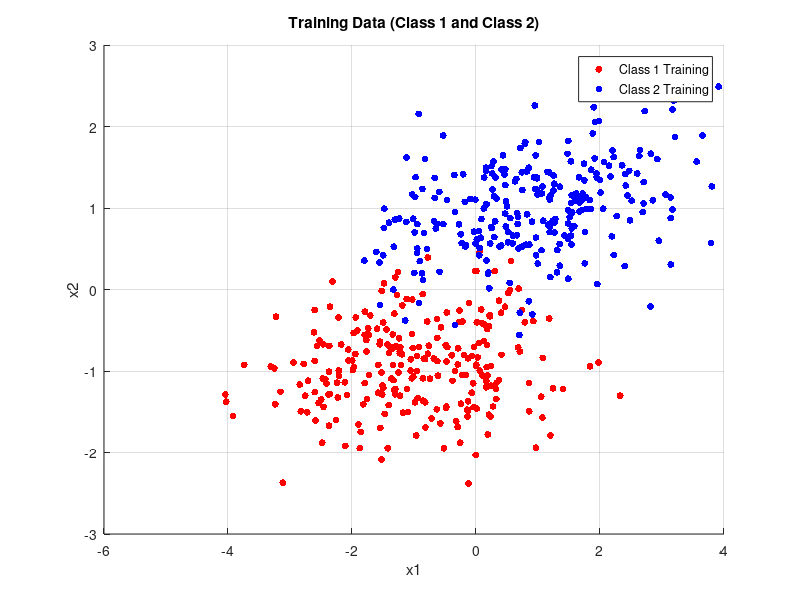
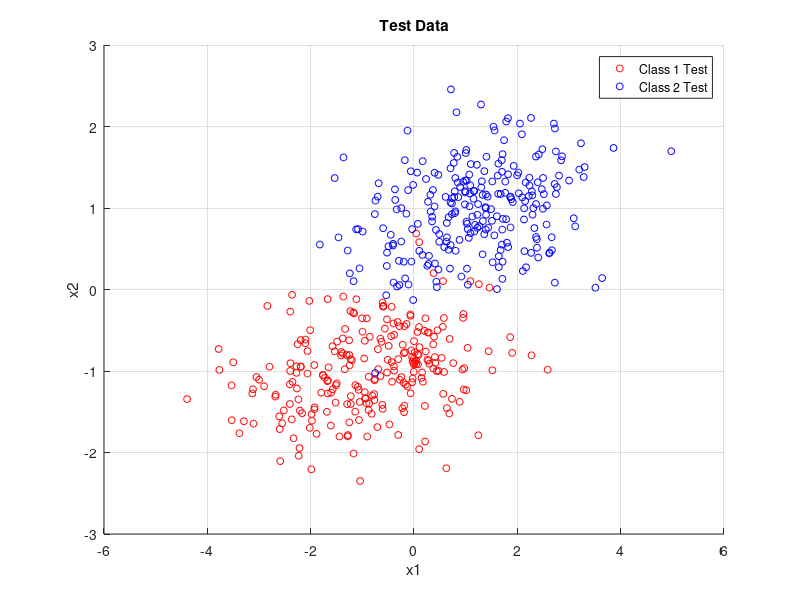
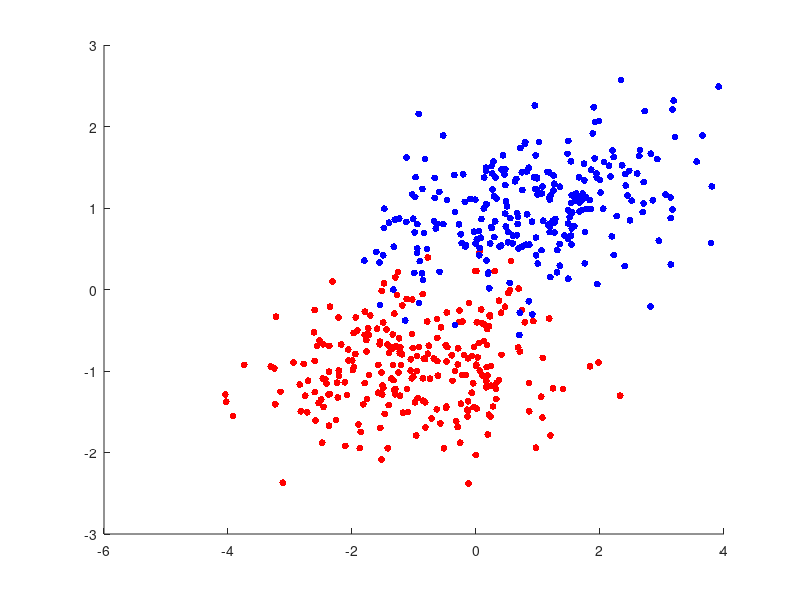

Source code (MATLAB) for these figures, in order: (Note: this script raises an error after producing the figures.)
clear; clc; close all;

%% Question 3 %% Minimum error-rate classifier
rng(55)  % For reproducibility

% Mean vectors of classes
mu1     = [-1, -1]';
mu2     = [1, 1]';

% Covarience matrix 
sigma   = [1.4 .2; .2 .28];

% Generate sets
omega1  = mvnrnd(mu1,sigma,500);
omega2  = mvnrnd(mu2,sigma,500);


% Randomly select 250 indices for training
indices1     = randperm(500, 250); % Randomly select 250 indices from 1 to 500
indices2     = randperm(500, 250); % For omega2 as well

% Split train-test sets using the random indices
omega1_train = omega1(indices1, :);
omega1_test  = omega1(setdiff(1:500, indices1), :); % Remaining points for testing
omega2_train = omega2(indices2, :);
omega2_test  = omega2(setdiff(1:500, indices2), :);

% Create a new figure for the plot
figure;

% Plot training data
scatter(omega1_train(:,1), omega1_train(:,2), 25, 'r', 'filled'); % Class 1 training data
hold on;
scatter(omega2_train(:,1), omega2_train(:,2), 25, 'b', 'filled'); % Class 2 training data
hold off;
title('Training Data (Class 1 and Class 2)');
xlabel('x1');
ylabel('x2');
legend('Class 1 Training', 'Class 2 Training');
grid on;

% Plot test data
figure;
scatter(omega1_test(:,1), omega1_test(:,2), 25, 'r', 'o'); % Class 1 test data
hold on
scatter(omega2_test(:,1), omega2_test(:,2), 25, 'b', 'o'); % Class 2 test data
hold off

title('Test Data');
xlabel('x1');
ylabel('x2');
legend( 'Class 1 Test', 'Class 2 Test');
grid on;


% Decision boundary from eq REFF 
n   = (mu1 - mu2)'; % normal of the boundary line
x0  = (mu1 + mu2)/2; 

% Decision boundary function
decision_boundary  = @(x1, x2) n * inv(sigma) * ([x1; x2] - x0);

% Classification and Error Calculation for Train Data
train_data           = [omega1_train; omega2_train];
train_labels         = [ones(250, 1); 2 * ones(250, 1)]; % 1 for class 1, 2 for class 2
predicted_labels1    = zeros(size(train_labels));

for i = 1:length(train_data)
    x = train_data(i, :)';
    if decision_boundary(x(1), x(2)) > 0
        predicted_labels1(i) = 1; % Assign to class 1
    else
        predicted_labels1(i) = 2; % Assign to class 2
    end
end

% Calculate error rate
error_rate1 = sum(predicted_labels1 ~= train_labels) / length(train_labels);
fprintf('Error Rate for Train Data: %.2f%%\n', error_rate1 * 100);

% Classification and Error Calculation for Test Data
test_data           = [omega1_test; omega2_test];
test_labels         = [ones(250, 1); 2 * ones(250, 1)]; % 1 for class 1, 2 for class 2
predicted_labels    = zeros(size(test_labels));

for i = 1:length(test_data)
    x = test_data(i, :)';
    if decision_boundary(x(1), x(2)) > 0
        predicted_labels(i) = 1; % Assign to class 1
    else
        predicted_labels(i) = 2; % Assign to class 2
    end
end

% Calculate error rate
error_rate = sum(predicted_labels ~= test_labels) / length(test_labels);
fprintf('Error Rate for Test Data: %.2f%%\n', error_rate * 100);

% Plot decision boundary on the train data
figure;
scatter(omega1_train(:, 1), omega1_train(:, 2), 25, 'r', 'filled'); % Class 1 test data
hold on;
scatter(omega2_train(:, 1), omega2_train(:, 2), 25, 'b', 'filled'); % Class 2 test data
fimplicit(@(x1, x2) decision_boundary(x1, x2), [-4 4 -4 4], 'k', 'LineWidth', 1.5);
hold off;

title(sprintf('Train Data with Decision Boundary (Error Rate: %.2f%%)', error_rate1 * 100));
xlabel('x1');
ylabel('x2');
legend('Class 1 Train', 'Class 2 Train', 'Decision Boundary');
grid on;

% Plot decision boundary on the test data
figure;
scatter(omega1_test(:, 1), omega1_test(:, 2), 25, 'r', 'o'); % Class 1 test data
hold on;
scatter(omega2_test(:, 1), omega2_test(:, 2), 25, 'b', 'o'); % Class 2 test data
fimplicit(@(x1, x2) decision_boundary(x1, x2), [-4 4 -4 4], 'k', 'LineWidth', 1.5);
hold off;

title(sprintf('Test Data with Decision Boundary (Error Rate: %.2f%%)', error_rate * 100));
xlabel('x1');
ylabel('x2');
legend('Class 1 Test', 'Class 2 Test', 'Decision Boundary');
grid on;

%% Question 3 iii)

% Maximum Likelihood estimator
N1              = size(omega1_train,1);
N2              = size(omega2_train,1);

mu1_estimator   = sum(omega1_train,1)/N1;
mu2_estimator   = sum(omega2_train,1)/N2;

% Initialize outer product

outer_product1 = zeros(size(2, 2));  % Initialize to the correct size

for i=1:N1
    outer_product1 = outer_product1 + (omega1_train(i,:)' - mu1_estimator')*(transpose(omega1_train(i,:)' - mu1_estimator'));
end

variance_estimator1 = outer_product1/N1;

outer_product2 = zeros(size(2, 2));  % Initialize to the correct size

for i=1:N2
    outer_product2  = outer_product2 + (omega2_train(i,:)' - mu2_estimator')*(transpose(omega2_train(i,:)' - mu2_estimator'));
end

variance_estimator2 = outer_product2/N2;

% Decision boundary from eq REFF 
n_2   = (mu1_estimator - mu2_estimator); % normal of the boundary line
x0_2  = (mu1_estimator + mu2_estimator)'/2; 

% Decision boundary function
decision_boundary_2  = @(x1_2, x2_2) n_2 * inv(variance_estimator1) * ([x1_2; x2_2] - x0_2);

% Classification and Error Calculation for Train Data
train_data_2           = [omega1_train; omega2_train];
train_labels_2         = [ones(250, 1); 2 * ones(250, 1)]; % 1 for class 1, 2 for class 2
predicted_labels1_2     = zeros(size(train_labels));

for i = 1:length(train_data_2)
    x = train_data_2(i, :)';
    if decision_boundary_2(x(1), x(2)) > 0
        predicted_labels1_2(i) = 1; % Assign to class 1
    else
        predicted_labels1_2(i) = 2; % Assign to class 2
    end
end

% Calculate error rate
error_rate1_2 = sum(predicted_labels1_2 ~= train_labels_2) / length(train_labels_2);
fprintf('Error Rate for Train Data ML: %.2f%%\n', error_rate1_2 * 100);

% Classification and Error Calculation for Test Data
test_data_2           = [omega1_test; omega2_test];
test_labels_2         = [ones(250, 1); 2 * ones(250, 1)]; % 1 for class 1, 2 for class 2
predicted_labels_2    = zeros(size(test_labels));

for i = 1:length(test_data_2)
    x = test_data_2(i, :)';
    if decision_boundary_2(x(1), x(2)) > 0
        predicted_labels_2(i) = 1; % Assign to class 1
    else
        predicted_labels_2(i) = 2; % Assign to class 2
    end
end

% Calculate error rate
error_rate_2 = sum(predicted_labels_2 ~= test_labels_2) / length(test_labels_2);
fprintf('Error Rate for Test Data ML: %.2f%%\n', error_rate_2 * 100);

% Plot decision boundary on the train data
figure;
scatter(omega1_train(:, 1), omega1_train(:, 2), 25, 'r', 'filled'); % Class 1 test data
hold on;
scatter(omega2_train(:, 1), omega2_train(:, 2), 25, 'b', 'filled'); % Class 2 test data
fimplicit(@(x1_2, x2_2) decision_boundary_2(x1_2, x2_2), [-4 4 -4 4], 'k', 'LineWidth', 1.5);
hold off;

title(sprintf('Train Data with Decision Boundary ML (Error Rate: %.2f%%)', error_rate1_2 * 100));
xlabel('x1');
ylabel('x2');
legend('Class 1 Train', 'Class 2 Train', 'Decision Boundary');
grid on;

% Plot decision boundary on the test data
figure;
scatter(omega1_test(:, 1), omega1_test(:, 2), 25, 'r', 'o'); % Class 1 test data
hold on;
scatter(omega2_test(:, 1), omega2_test(:, 2), 25, 'b', 'o'); % Class 2 test data
fimplicit(@(x1_2, x2_2) decision_boundary_2(x1_2, x2_2), [-4 4 -4 4], 'k', 'LineWidth', 1.5);
hold off;

title(sprintf('Test Data with Decision Boundary ML (Error Rate: %.2f%%)', error_rate_2 * 100));
xlabel('x1');
ylabel('x2');
legend('Class 1 Test', 'Class 2 Test', 'Decision Boundary');
grid on;
%% Bonus
% Mean vectors and covariance matrices for classes i and j
mu1_estimator = mu1_estimator';
mu2_estimator = mu2_estimator';
% Define the quadratic decision boundary function
decision_boundary_3 = @(x1, x2) ([x1; x2]' * (inv(variance_estimator2) - inv(variance_estimator1)) * [x1; x2]) + ...
                               2 * ((mu1_estimator' * inv(variance_estimator1)) - (mu2_estimator' * inv(variance_estimator2))) * [x1; x2] + ...
                               (mu2_estimator' * inv(variance_estimator2) * mu2_estimator) - (mu1_estimator' * inv(variance_estimator1) * mu1_estimator) + ...
                               log(det(variance_estimator2) / det(variance_estimator1));

% Classification and Error Calculation for Train Data
train_data_2           = [omega1_train; omega2_train];
train_labels_2         = [ones(250, 1); 2 * ones(250, 1)]; % 1 for class 1, 2 for class 2
predicted_labels1_2     = zeros(size(train_labels));

for i = 1:length(train_data_2)
    x = train_data_2(i, :)';
    if decision_boundary_3(x(1), x(2)) > 0
        predicted_labels1_2(i) = 1; % Assign to class 1
    else
        predicted_labels1_2(i) = 2; % Assign to class 2
    end
end

% Calculate error rate
error_rate1_2 = sum(predicted_labels1_2 ~= train_labels_2) / length(train_labels_2);
fprintf('Error Rate for Train Data ML Quadratic: %.2f%%\n', error_rate1_2 * 100);

% Classification and Error Calculation for Test Data
test_data_2           = [omega1_test; omega2_test];
test_labels_2         = [ones(250, 1); 2 * ones(250, 1)]; % 1 for class 1, 2 for class 2
predicted_labels_2    = zeros(size(test_labels));

for i = 1:length(test_data_2)
    x = test_data_2(i, :)';
    if decision_boundary_3(x(1), x(2)) > 0
        predicted_labels_2(i) = 1; % Assign to class 1
    else
        predicted_labels_2(i) = 2; % Assign to class 2
    end
end

% Calculate error rate
error_rate_2 = sum(predicted_labels_2 ~= test_labels_2) / length(test_labels_2);
fprintf('Error Rate for Test Data ML Quadratic: %.2f%%\n', error_rate_2 * 100);

% Plot decision boundary on the train data
figure;
scatter(omega1_train(:, 1), omega1_train(:, 2), 25, 'r', 'filled'); % Class 1 test data
hold on;
scatter(omega2_train(:, 1), omega2_train(:, 2), 25, 'b', 'filled'); % Class 2 test data
fimplicit(@(x1_2, x2_2) decision_boundary_3(x1_2, x2_2), [-4 4 -4 4], 'k', 'LineWidth', 1.5);
hold off;

title(sprintf('Train Data with Quadratic Decision Boundary ML (Error Rate: %.2f%%)', error_rate1_2 * 100));
xlabel('x1');
ylabel('x2');
legend('Class 1 Train', 'Class 2 Train', 'Decision Boundary');
grid on;

% Plot decision boundary on the test data
figure;
scatter(omega1_test(:, 1), omega1_test(:, 2), 25, 'r', 'o'); % Class 1 test data
hold on;
scatter(omega2_test(:, 1), omega2_test(:, 2), 25, 'b', 'o'); % Class 2 test data
fimplicit(@(x1_2, x2_2) decision_boundary_3(x1_2, x2_2), [-4 4 -4 4], 'k', 'LineWidth', 1.5);
hold off;

title(sprintf('Test Data with Quadratic Decision Boundary ML (Error Rate: %.2f%%)', error_rate_2 * 100));
xlabel('x1');
ylabel('x2');
legend('Class 1 Test', 'Class 2 Test', 'Decision Boundary');
grid on;